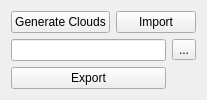
<?xml version="1.0" encoding="UTF-8"?>
<ui version="4.0">
 <class>CCloudGroupPanel</class>
 <widget class="QWidget" name="CCloudGroupPanel">
  <property name="geometry">
   <rect>
    <x>0</x>
    <y>0</y>
    <width>201</width>
    <height>96</height>
   </rect>
  </property>
  <layout class="QGridLayout" name="gridLayout">
   <item row="0" column="0">
    <widget class="QPushButton" name="CLOUDS_GENERATE">
     <property name="text">
      <string>Generate Clouds</string>
     </property>
    </widget>
   </item>
   <item row="0" column="1" colspan="2">
    <widget class="QPushButton" name="CLOUDS_IMPORT">
     <property name="text">
      <string>Import</string>
     </property>
    </widget>
   </item>
   <item row="0" column="3" rowspan="2">
    <spacer name="horizontalSpacer">
     <property name="orientation">
      <enum>Qt::Horizontal</enum>
     </property>
     <property name="sizeHint" stdset="0">
      <size>
       <width>5</width>
       <height>20</height>
      </size>
     </property>
    </spacer>
   </item>
   <item row="1" column="0" colspan="2">
    <widget class="QLineEdit" name="CLOUDS_FILE">
     <property name="alignment">
      <set>Qt::AlignLeading|Qt::AlignLeft|Qt::AlignVCenter</set>
     </property>
     <property name="readOnly">
      <bool>true</bool>
     </property>
    </widget>
   </item>
   <item row="1" column="2">
    <widget class="QToolButton" name="CLOUDS_BROWSE">
     <property name="text">
      <string>...</string>
     </property>
    </widget>
   </item>
   <item row="2" column="0" colspan="2">
    <widget class="QPushButton" name="CLOUDS_EXPORT">
     <property name="text">
      <string>Export</string>
     </property>
    </widget>
   </item>
  </layout>
 </widget>
 <resources/>
 <connections/>
</ui>
